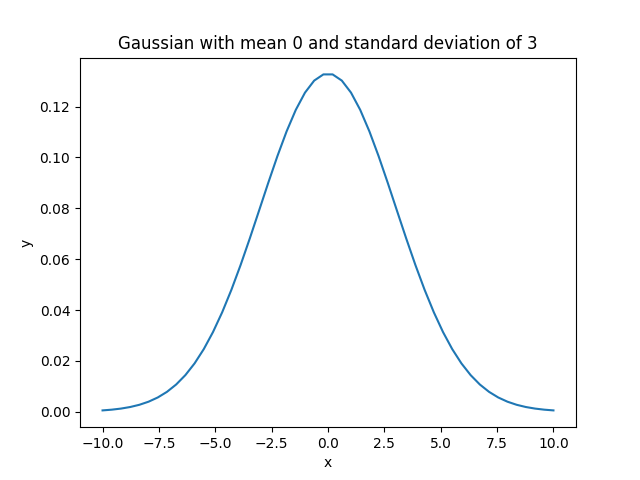

This figure's Python source:
import numpy as np
import matplotlib.pyplot as plt

def gaussian(xrange, mean = 0, stddev = 1):
    """
    Returns a normalized gaussian centered at a default mean of 0 and with a default standard deviation
    of 1. xrange is a numpy array that specifies the x values we want to plot.
    """
    return (np.exp(-np.power(np.subtract(xrange, mean),2)/(np.multiply(2,stddev**2)))) * (1/(np.sqrt(2*np.pi)*stddev))

# plotting 50 x and y values of the gaussian
xrange = np.linspace(-10,10, 50, endpoint = True)
yrange = gaussian(xrange, mean = 0, stddev= 3)

#Plotting and saving using matplotlib
fig, ax = plt.subplots()

ax.plot(xrange, yrange)
ax.set_title("Gaussian with mean 0 and standard deviation of 3")
ax.set_xlabel("x")
ax.set_ylabel("y")

plt.savefig(fname = "C:\\Users\\kalee\\Documents\\GitHub\\phys-ga2000\\ps-1\\plot_gaussian")